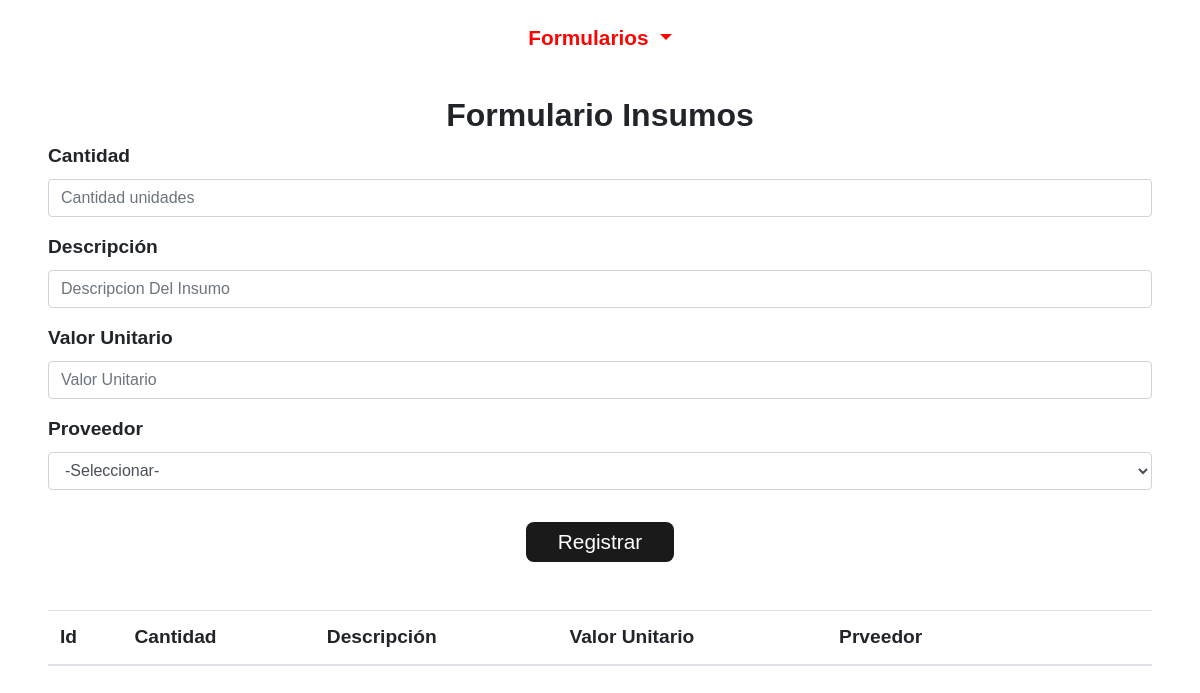
Before: /Admin/insumos/form_Insumo.php with the older database file.
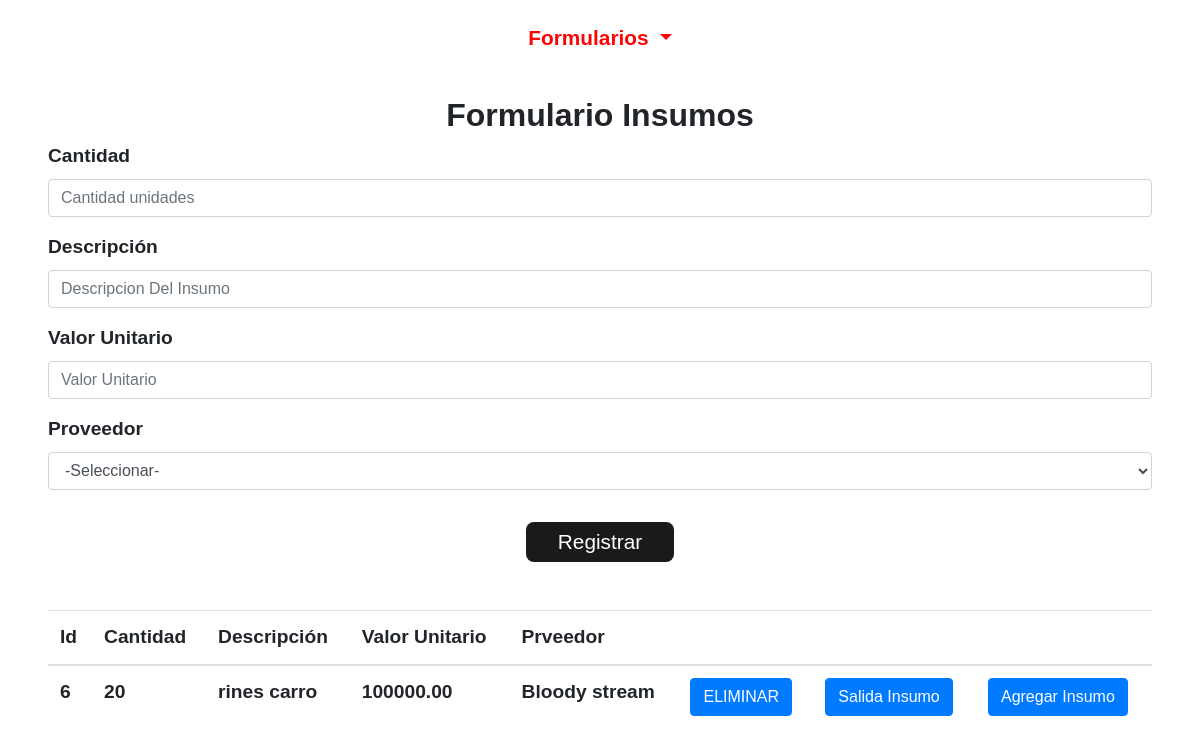
After: the same page with the newer database file.
### tables this page shows
CREATE TABLE `tblinsumo_repuesto` (
  `Id_Insumo` int(11) NOT NULL,
  `Cantidad` int(4) NOT NULL,
  `Descripcion` varchar(200) DEFAULT NULL,
  `Vlr_Unitario` float(8,2) NOT NULL,
  `Id_Proveedor` varchar(20) NOT NULL
);

CREATE TABLE `tblproveedores` (
  `Id_Proveedor` varchar(20) NOT NULL,
  `Nombre` varchar(50) NOT NULL,
  `Descripcion` varchar(50) NOT NULL,
  `Direccion` varchar(50) NOT NULL,
  `Telefono` varchar(50) NOT NULL,
  `Correo` varchar(50) NOT NULL,
  `Latitud` varchar(20) NOT NULL,
  `Longitud` varchar(20) NOT NULL
);

### Admin/insumos/form_Insumo.php (the view, shortened to what this page needs)
<?php
    include '../../conexion.php';
?>
    <!DOCTYPE html>
    <html lang="es">
    <head>
        <link rel="stylesheet" href="https://cdn.jsdelivr.net/npm/bootstrap@4.5.3/dist/css/bootstrap.min.css">
        <link rel="stylesheet" href="../../css/estilo.css">
        <link href="https://unpkg.com/ionicons@4.5.10-0/dist/css/ionicons.min.css" rel="stylesheet">
    </head>
    <body>
        <section class="fixed-top">
            <nav class="navbar navbar-expand-lg navbar-light bg-nav">
                <div class="col-12 btn-group btn-block text-center">
                    <button type="button" class="btn btn-invi dropdown-toggle" data-toggle="dropdown" data-display="static" aria-haspopup="true" aria-expanded="false">
                        Formularios
                    </button>
                </div>
            </nav>
        </section>
        <div class="container formularios col-12 mt-5 p-sm-5">
            <div class="stinky text-center">
                <h2>Formulario Insumos</h2>
            </div>
            <form action="ingresar_insumo.php" name="add_form" method="post">
                <div class="form-group">
                    <label>Cantidad</label>
                    <input type="text" class="form-control" id="cantidad" name="cantidad" placeholder="Cantidad unidades">
                </div>
                <div class="form-group">
                    <label>Descripción</label>
                    <input type="text" class="form-control" id="descripcion" name="descripcion" placeholder="Descripcion Del Insumo">
                </div>
                <div class="form-group">
                    <label>Valor Unitario</label>
                    <input type="text" class="form-control" id="valorunitario" name="valorunitario" placeholder="Valor Unitario">
                </div>
                <div class="form-group">
                    <label>Proveedor</label>
                    <select class="form-control" name="proveedor" id="proveedor">
                        <option value="0" selected>-Seleccionar-</option>
                    </select>
                </div>
                <div class="form-group text-center mb-5">
                    <button type="button" class="btn btn-color">Registrar</button>
                </div>
            </form>
            <div class="tabla-admin mt-4">
                <table class="table table-hover">
                    <thead class="thead">
                        <th>Id</th>
                        <th>Cantidad</th>
                        <th>Descripción</th>
                        <th>Valor Unitario</th>
                        <th>Prveedor</th>
                        <th></th>
                        <th></th>
                        <th></th>
                    </thead>
                    <?php
                        $sel = $conn ->query("SELECT `tblinsumo_repuesto`.`Id_Insumo`, `tblinsumo_repuesto`.`Cantidad`, `tblinsumo_repuesto`.`Descripcion`, `tblinsumo_repuesto`.`Vlr_Unitario`, `tblproveedores`.`Nombre`
                        FROM `tblinsumo_repuesto`
                            LEFT JOIN `tblproveedores` ON `tblinsumo_repuesto`.`Id_Proveedor` = `tblproveedores`.`Id_Proveedor`");
                        $cont=0;
                        while ($fila = $sel -> fetch_assoc()) {
                            $cont++;
                        ?>
                    <tr>
                        <td>
                            <?php echo $fila['Id_Insumo'] ?>
                        </td>
                        <td>
                            <?php echo $fila['Cantidad'] ?>
                        </td>
                        <td>
                            <?php echo $fila['Descripcion'] ?>
                        </td>
                        <td>
                            <?php echo $fila['Vlr_Unitario'] ?>
                        </td>
                        <td>
                            <?php echo $fila['Nombre'] ?>
                        </td>
                        <td><a href="#" onclick="preguntar(<?php echo $fila['Id_Insumo']?>)"><button type="button" class="btn btn-primary">ELIMINAR</button></a></td>
                        <td><button type="button" class="btn btn-primary" data-toggle="modal" data-target="#modal<?php echo $cont; ?>" id="ingresar">Salida Insumo</button></td>
                        <td><button type="button" class="btn btn-primary" data-toggle="modal" data-target="#modal2<?php echo $cont; ?>" id="ingresar">Agregar Insumo</button></td>
                    </tr>
                    <?php } ?>
                </table>
            </div>
        </div>
    </body>
    </html>

Changed rows visible on the page:
added tblinsumo_repuesto: Id_Insumo "6", Cantidad "20", Descripcion "rines carro", Vlr_Unitario "100000.00", Id_Proveedor.Nombre "Bloody stream"
